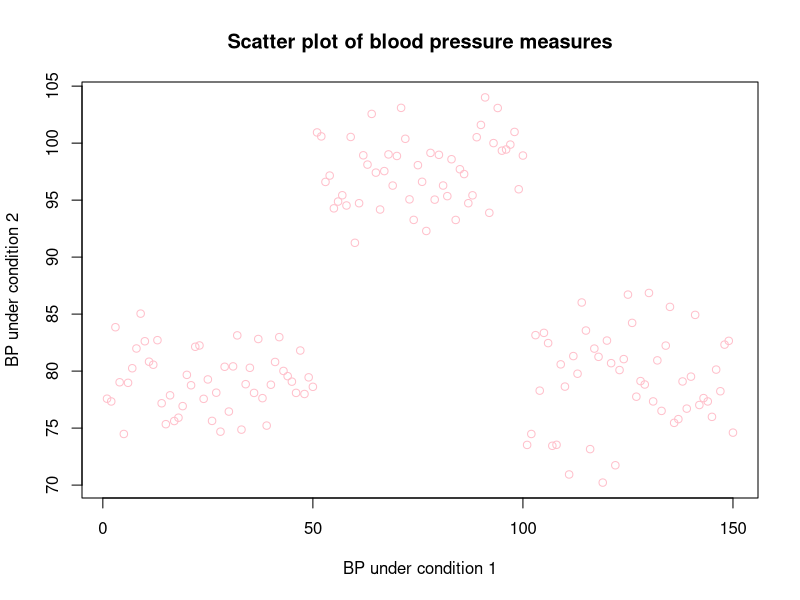
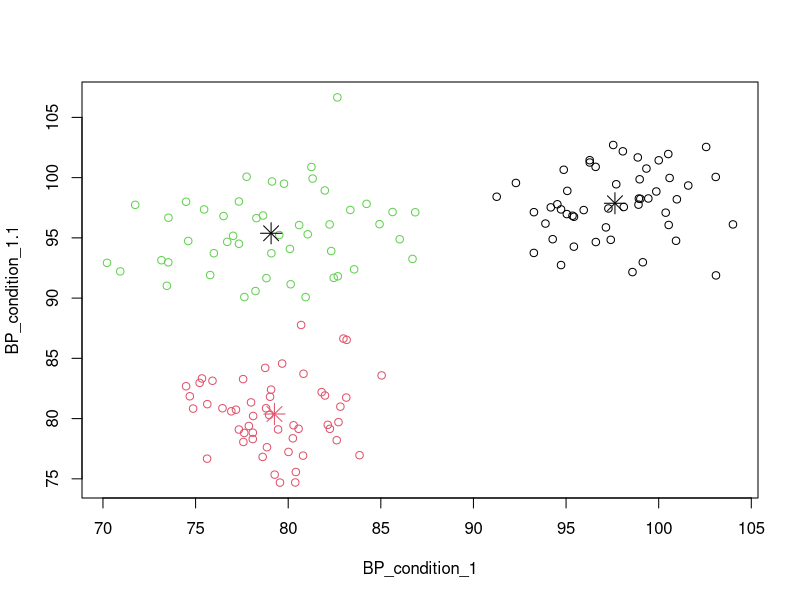

Reproduce these figures in R, in order.
## ---- chunk 1
# Read data file
dat = read.table("clusterdata.txt", header = TRUE, stringsAsFactors = FALSE)

#Plot to check for clusters
plot(x = dat$BP_condition_1, y = dat$BP_condition_2, col = "pink", main = "Scatter plot of blood pressure measures", xlab = "BP under condition 1", ylab = "BP under condition 2")
## ---- chunk 2
cl <- kmeans(x = dat, centers = 3, algorithm = "MacQueen", nstart = 25)
## ---- chunk 3
plot(dat, col = cl$cluster)

# Plot cluster centres
points(cl$centers, col = 1:2, pch = 8, cex = 2)
## ---- chunk 4
# Print the number of data points in each cluster:
print(cl$size)

# Print cluster category of each data point:
print(cl$cluster)

# Print cluster centroids
print(cl$centers) 

#Print the total sum of squares of distances of each point in the data space to the global centroid
print(cl$totss)

# Print the total sum of squares of distances of each cluster centroid to the global centroid
print(cl$betweenss)

# Clustering Ratio of between SS to total SS - check if ratio is close to 1
clratio = cl$betweenss/cl$totss
print(clratio)
